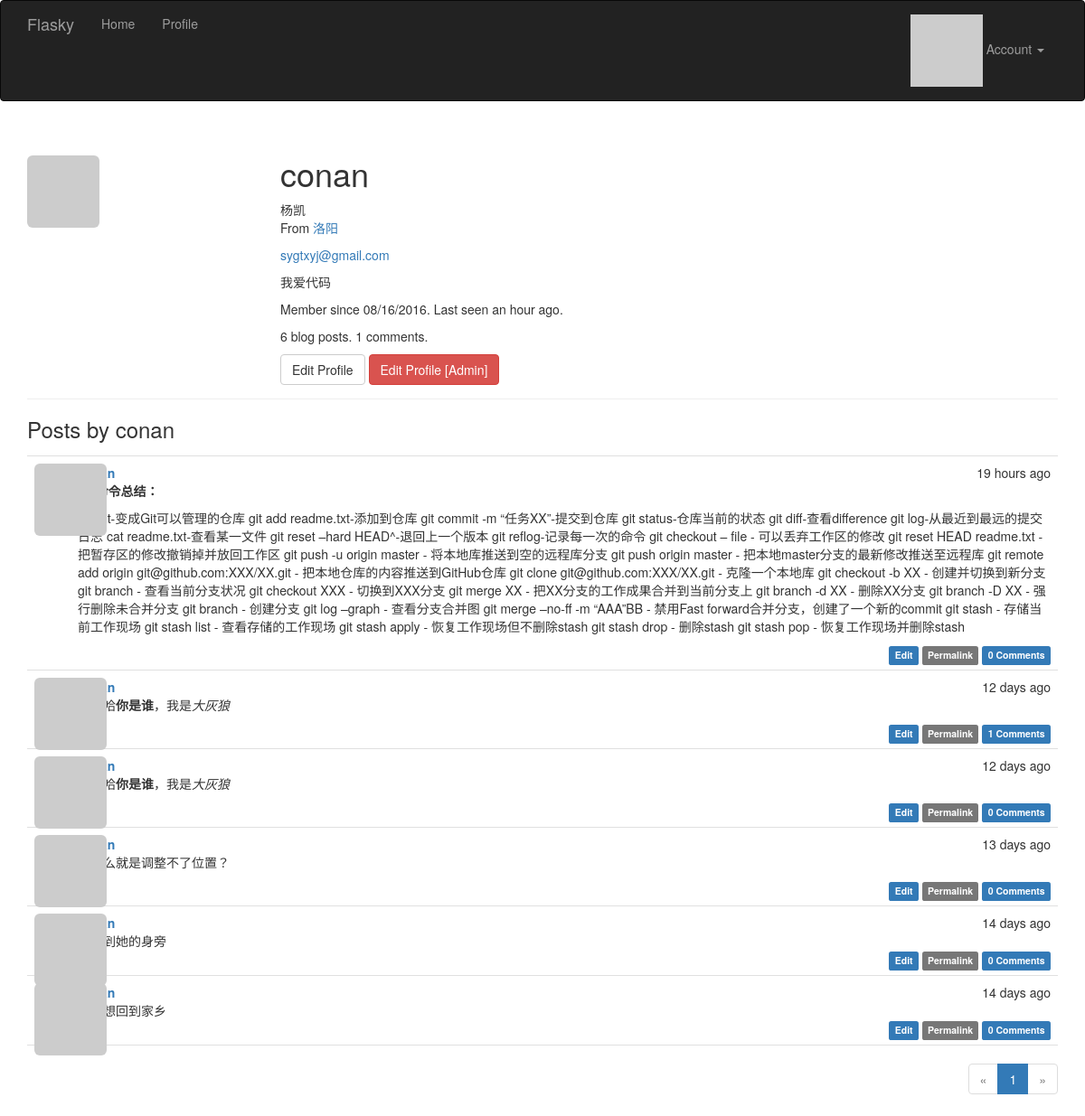
The app's page /user/conan (signed in) with its own data.
### app/models.py (models this page shows, shortened)
class User(UserMixin,db.Model):
    __tablename__ = 'users'
    sqlite_autoincrement = True
    id = db.Column(db.Integer, primary_key=True)
    email = db.Column(db.String(64), unique=True, index=True)
    username = db.Column(db.String(64), unique=True, index=True)
    role_id = db.Column(db.Integer, db.ForeignKey('roles.id'))
    password_hash = db.Column(db.String(128))
    confirmed = db.Column(db.Boolean, default=False)
    name = db.Column(db.String(64))
    location = db.Column(db.String(64))
    about_me = db.Column(db.Text())
    member_since = db.Column(db.DateTime(), default=datetime.utcnow)
    last_seen = db.Column(db.DateTime(), default=datetime.utcnow)
    avatar_hash = db.Column(db.String(32))
    posts = db.relationship('Post', backref='author', lazy='dynamic')  # posts和comments都需要关联author才行，所以两个都有
    comments = db.relationship('Comment', backref='author', lazy='dynamic')
    @property
    def password(self):  # 若尝试读取password的值会返回属性错误，因为生成了散列值后不能还原
        raise AttributeError('password is not a readable attribute')
    def can(self, permissions):
        return self.role is not None and \
               (self.role.permissions & permissions) == permissions
    def is_administrator(self):
        return self.can(Permission.ADMINISTER)
    def ping(self):
        self.last_seen = datetime.utcnow()
        db.session.add(self)
    def gravatar(self, size=100, default='identicon', rating='g'):
        if request.is_secure:
            url = 'https://secure.gravatar.com/avatar'
        else:
            url = 'http://cn.gravatar.com/avatar'
        hash = self.avatar_hash or hashlib.md5(self.email.encode('utf-8')).hexdigest()
        return '{url}/{hash}?s={size}&d={default}&r={rating}'.format(
            url=url, hash=hash, size=size, default=default, rating=rating)

class Post(db.Model):
    __tablename__ = 'posts'
    id = db.Column(db.Integer, primary_key=True)
    body = db.Column(db.Text)
    timestamp = db.Column(db.DateTime, index=True, default=datetime.utcnow)  # 有默认值
    author_id = db.Column(db.Integer, db.ForeignKey('users.id'))
    body_html = db.Column(db.Text)
    comments = db.relationship('Comment', backref='post', lazy='dynamic')

### app/main/views.py (the view)
@main.route('/user/<username>')
def user(username):
    user = User.query.filter_by(username=username).first_or_404()  # 非常简洁的写法
    page = request.args.get('page', 1, type=int)
    pagination = user.posts.order_by(Post.timestamp.desc()).paginate(
        page, per_page=7,
        error_out=False)
    posts = pagination.items
    return render_template('user.html', user=user, posts=posts,
                           pagination=pagination)

### app/auth/views.py (called while the page is built)
@auth.before_app_request
def before_request():
    if current_user.is_authenticated:
        current_user.ping()
        if not current_user.confirmed \
                and request.endpoint[:5] != 'auth.' \
                and request.endpoint != 'static':
            return redirect(url_for('auth.unconfirmed'))

### app/main/__init__.py (called while the page is built)
@main.app_context_processor  # 把permission类加入模板
def inject_permissions():
    return dict(Permission=Permission)

### app/models.py (called while the page is built)
@login_manager.user_loader  # 此乃回调函数，用来加载用户，不然就会提示User没有登陆激活了（'User' object has no attribute 'is_active'）
def load_user(user_id):
    return User.query.get(int(user_id))

### app/templates/user.html (shortened to what this page needs)
{% extends "base.html" %}
{% import "_macros.html" as macros %}
{% block page_content %}
<div class="page-header">
    <img class="img-rounded profile-thumbnail" src="{{ user.gravatar(size=256) }}">
    <div class="profile-header">
        <h1>{{ user.username }}</h1>
        {% if user.name or user.location %}
        <p>
            {% if user.name %}{{ user.name }}<br>{% endif %}
            {% if user.location %}
                From <a href="http://maps.google.com/?q={{ user.location }}">{{ user.location }}</a><br>
            {% endif %}
        </p>
        {% endif %}
        {% if current_user.is_administrator() %}
         <p><a href="mailto:{{ user.email }}">{{ user.email }}</a></p>
        {% endif %}
        {% if user.about_me %}<p>{{ user.about_me }}</p>{% endif %}
        <p>Member since {{ moment(user.member_since).format('L') }}. Last seen {{ moment(user.last_seen).fromNow() }}.</p>
        <p>{{ user.posts.count() }} blog posts. {{ user.comments.count() }} comments.</p>
        <p>
            {% if user == current_user %}
            <a class="btn btn-default" href="{{ url_for('.edit_profile') }}">Edit Profile</a>
            {% endif %}
            {% if current_user.is_administrator() %}
            <a class="btn btn-danger" href="{{ url_for('.edit_profile_admin', id=user.id) }}">Edit Profile [Admin]</a>
            {% endif %}
        </p>
    </div>
</div>
<h3>Posts by {{ user.username }}</h3>
{% include '_posts.html' %}
{% if pagination %}
<div class="pagination">
    {{ macros.pagination_widget(pagination, '.user', username=user.username) }}
</div>
{% endif %}
{% endblock %}

### app/templates/_posts.html
<ul class="posts">
    {% for post in posts %}
    <li class="post">
        <div class="post-thumbnail">
            <a href="{{ url_for('.user', username=post.author.username) }}">
                <img class="img-rounded profile-thumbnail" src="{{ post.author.gravatar(size=40) }}">
            </a>
        </div>
        <div class="post-content">
            <div class="post-date">{{ moment(post.timestamp).fromNow() }}</div>
            <div class="post-author"><a href="{{ url_for('.user', username=post.author.username) }}">{{ post.author.username }}</a></div>
            <div class="post-body">
                {% if post.body_html %}
                    {{ post.body_html | safe }}
                {% else %}
                    {{ post.body }}
                {% endif %}
            </div>
            <div class="post-footer">
                 {% if current_user == post.author %}
                <a href="{{ url_for('.edit', id=post.id) }}">
                    <span class="label label-primary">Edit</span>
                </a>
                {% elif current_user.is_administrator() %}
                <a href="{{ url_for('.edit', id=post.id) }}">
                    <span class="label label-danger">Edit [Admin]</span>
                </a>
                {% endif %}
                <a href="{{ url_for('.post', id=post.id) }}">
                    <span class="label label-default">Permalink</span>
                </a>
                 <a href="{{ url_for('.post', id=post.id) }}#comments">
                    <span class="label label-primary">{{ post.comments.count() }} Comments</span>
                </a>
            </div>
        </div>
    </li>
    {% endfor %}
</ul>

### app/static/styles.css (style rules this page uses)
.profile-thumbnail { position: absolute; }
.profile-header { min-height: 260px; margin-left: 280px; }
ul.posts { list-style-type: none; padding: 0px; margin: 16px 0px 0px 0px; border-top: 1px solid #e0e0e0; }
ul.posts li.post { padding: 8px; border-bottom: 1px solid #e0e0e0; }
div.post-date { float: right; }
div.post-author { font-weight: bold; }
div.post-thumbnail { position: absolute; }
div.post-content { margin-left: 48px; min-height: 48px; }
div.post-footer { text-align: right; }
div.pagination { width: 100%; text-align: right; padding: 0px; margin: 0px; }

### records on screen
User: username "conan", name "杨凯", location "洛阳", email "sygtxyj@gmail.com", about_me "我爱代码", member_since "08/16/2016", last_seen "an hour ago"
Post: timestamp "19 hours ago", body_html "Git命令总结： git init-变成Git可以管理的仓库 git add readme.txt-添加到仓库 git commit -m “任务XX”-提交到仓库 git status-仓库当前的状态 git diff-查看difference git log-从最近到最远的提交日志 cat readme.txt-查看某一文件 git reset –hard HEAD^-退回上一个版本 git reflog-记录每一次的命令 git checkout – file - 可以丢弃工作区的修改 git reset HEAD readme.txt - 把暂存区的修改撤销掉并放回工作区 git push -u origin master - 将本地库推送到空的远程库分支 git push origin master - 把本地master分支的最新修改推送至远程库 git remote add origin git@github.com:XXX/XX.git - 把本地仓库的内容推送到GitHub仓库 git clone git@github.com:XXX/XX.git - 克隆一个本地库 git checkout -b XX - 创建并切换到新分支 git branch - 查看当前分支状况 git checkout XXX - 切换到XXX分支 git merge XX - 把XX分支的工作成果合并到当前分支上 git branch -d XX - 删除XX分支 git branch -D XX - 强行删除未合并分支 git branch - 创建分支 git log…", comments.count "0"
Post: timestamp "12 days ago", body_html "你是谁 ，我是 大灰狼", comments.count "1"
Post: timestamp "12 days ago", body_html "你是谁 ，我是 大灰狼", comments.count "0"
Post: timestamp "13 days ago", body_html "为什么就是调整不了位置？", comments.count "0"
Post: timestamp "14 days ago", body "再回到她的身旁", comments.count "0"
Post: timestamp "14 days ago", body "我多想回到家乡", comments.count "0"

### other values on screen
{{ user.posts.count() }} "6"
{{ user.comments.count() }} "1"
{{ p }} "1"
